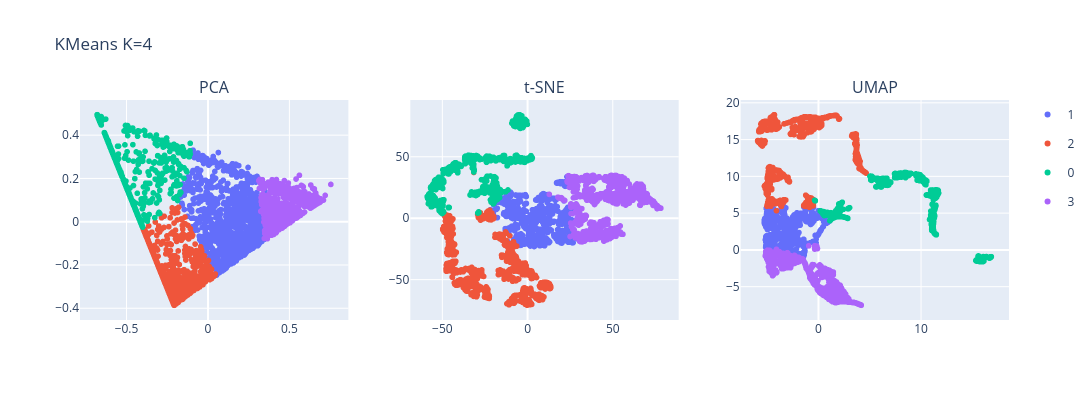

Notebook code cell kept with this figure:
### Code cell
# Utilice la siguiente función para graficar k-means. kmeans_labels = clusters obtenidos por k-means.
kmeans_labels = clusters
plot_dim_reductions(pca_proj, tsne_proj, umap_proj, name="KMeans K=4", colors=kmeans_labels)

### Figure 1 — Plotly figure (JSON) as saved in the notebook; plotly's stock layout.template omitted (floating-point values rounded to 4 significant figures; data arrays with more than 128 entries replaced by an {"elided": "..."} marker saying what was removed)
{"data": [{"hovertemplate": "color=1<br>x=%{x}<br>y=%{y}<extra></extra>", "legendgroup": "1", "marker": {"color": "#636efa", "symbol": "circle"}, "mode": "markers", "name": "1", "showlegend": true, "type": "scattergl", "x": {"elided": "1008 float values"}, "xaxis": "x", "y": {"elided": "1008 float values"}, "yaxis": "y"}, {"hovertemplate": "color=2<br>x=%{x}<br>y=%{y}<extra></extra>", "legendgroup": "2", "marker": {"color": "#EF553B", "symbol": "circle"}, "mode": "markers", "name": "2", "showlegend": true, "type": "scattergl", "x": {"elided": "1277 float values"}, "xaxis": "x", "y": {"elided": "1277 float values"}, "yaxis": "y"}, {"hovertemplate": "color=0<br>x=%{x}<br>y=%{y}<extra></extra>", "legendgroup": "0", "marker": {"color": "#00cc96", "symbol": "circle"}, "mode": "markers", "name": "0", "showlegend": true, "type": "scattergl", "x": {"elided": "913 float values"}, "xaxis": "x", "y": {"elided": "913 float values"}, "yaxis": "y"}, {"hovertemplate": "color=3<br>x=%{x}<br>y=%{y}<extra></extra>", "legendgroup": "3", "marker": {"color": "#ab63fa", "symbol": "circle"}, "mode": "markers", "name": "3", "showlegend": true, "type": "scattergl", "x": {"elided": "1116 float values"}, "xaxis": "x", "y": {"elided": "1116 float values"}, "yaxis": "y"}, {"hovertemplate": "color=1<br>x=%{x}<br>y=%{y}<extra></extra>", "legendgroup": "1", "marker": {"color": "#636efa", "symbol": "circle"}, "mode": "markers", "name": "1", "showlegend": false, "type": "scattergl", "x": {"elided": "1008 float values"}, "xaxis": "x2", "y": {"elided": "1008 float values"}, "yaxis": "y2"}, {"hovertemplate": "color=2<br>x=%{x}<br>y=%{y}<extra></extra>", "legendgroup": "2", "marker": {"color": "#EF553B", "symbol": "circle"}, "mode": "markers", "name": "2", "showlegend": false, "type": "scattergl", "x": {"elided": "1277 float values"}, "xaxis": "x2", "y": {"elided": "1277 float values"}, "yaxis": "y2"}, {"hovertemplate": "color=0<br>x=%{x}<br>y=%{y}<extra></extra>", "legendgroup": "0", "marker": {"color": "#00cc96", "symbol": "circle"}, "mode": "markers", "name": "0", "showlegend": false, "type": "scattergl", "x": {"elided": "913 float values"}, "xaxis": "x2", "y": {"elided": "913 float values"}, "yaxis": "y2"}, {"hovertemplate": "color=3<br>x=%{x}<br>y=%{y}<extra></extra>", "legendgroup": "3", "marker": {"color": "#ab63fa", "symbol": "circle"}, "mode": "markers", "name": "3", "showlegend": false, "type": "scattergl", "x": {"elided": "1116 float values"}, "xaxis": "x2", "y": {"elided": "1116 float values"}, "yaxis": "y2"}, {"hovertemplate": "color=1<br>x=%{x}<br>y=%{y}<extra></extra>", "legendgroup": "1", "marker": {"color": "#636efa", "symbol": "circle"}, "mode": "markers", "name": "1", "showlegend": false, "type": "scattergl", "x": {"elided": "1008 float values"}, "xaxis": "x3", "y": {"elided": "1008 float values"}, "yaxis": "y3"}, {"hovertemplate": "color=2<br>x=%{x}<br>y=%{y}<extra></extra>", "legendgroup": "2", "marker": {"color": "#EF553B", "symbol": "circle"}, "mode": "markers", "name": "2", "showlegend": false, "type": "scattergl", "x": {"elided": "1277 float values"}, "xaxis": "x3", "y": {"elided": "1277 float values"}, "yaxis": "y3"}, {"hovertemplate": "color=0<br>x=%{x}<br>y=%{y}<extra></extra>", "legendgroup": "0", "marker": {"color": "#00cc96", "symbol": "circle"}, "mode": "markers", "name": "0", "showlegend": false, "type": "scattergl", "x": {"elided": "913 float values"}, "xaxis": "x3", "y": {"elided": "913 float values"}, "yaxis": "y3"}, {"hovertemplate": "color=3<br>x=%{x}<br>y=%{y}<extra></extra>", "legendgroup": "3", "marker": {"color": "#ab63fa", "symbol": "circle"}, "mode": "markers", "name": "3", "showlegend": false, "type": "scattergl", "x": {"elided": "1116 float values"}, "xaxis": "x3", "y": {"elided": "1116 float values"}, "yaxis": "y3"}], "layout": {"annotations": [{"font": {"size": 16}, "showarrow": false, "text": "PCA", "x": 0.1444, "xanchor": "center", "xref": "paper", "y": 1, "yanchor": "bottom", "yref": "paper"}, {"font": {"size": 16}, "showarrow": false, "text": "t-SNE", "x": 0.5, "xanchor": "center", "xref": "paper", "y": 1, "yanchor": "bottom", "yref": "paper"}, {"font": {"size": 16}, "showarrow": false, "text": "UMAP", "x": 0.8556, "xanchor": "center", "xref": "paper", "y": 1, "yanchor": "bottom", "yref": "paper"}], "height": 400, "title": {"text": "KMeans K=4"}, "width": 1200, "xaxis": {"anchor": "y", "domain": [0, 0.2889]}, "xaxis2": {"anchor": "y2", "domain": [0.3556, 0.6444]}, "xaxis3": {"anchor": "y3", "domain": [0.7111, 1]}, "yaxis": {"anchor": "x", "domain": [0, 1]}, "yaxis2": {"anchor": "x2", "domain": [0, 1]}, "yaxis3": {"anchor": "x3", "domain": [0, 1]}}}
